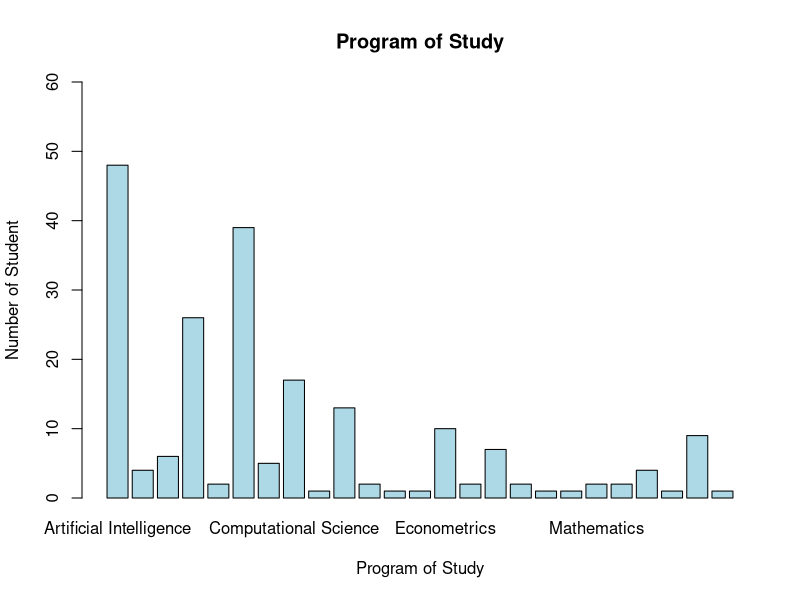
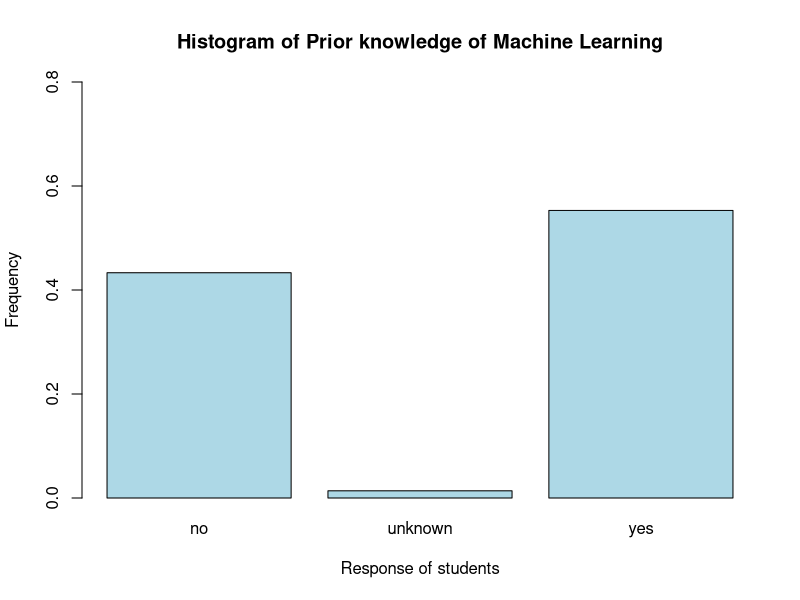
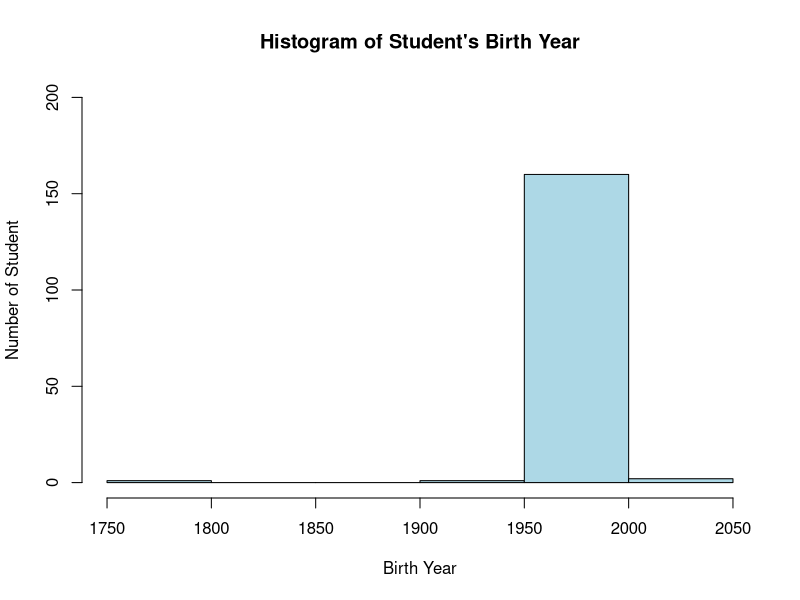
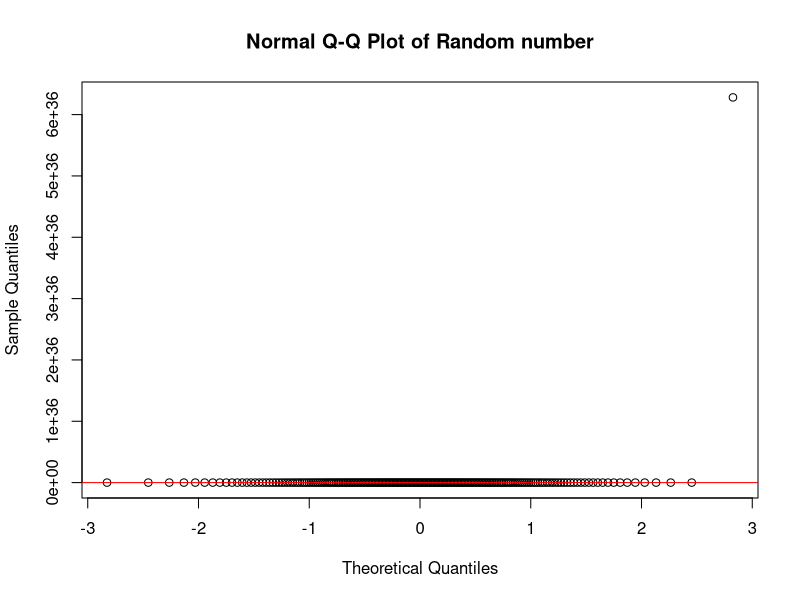
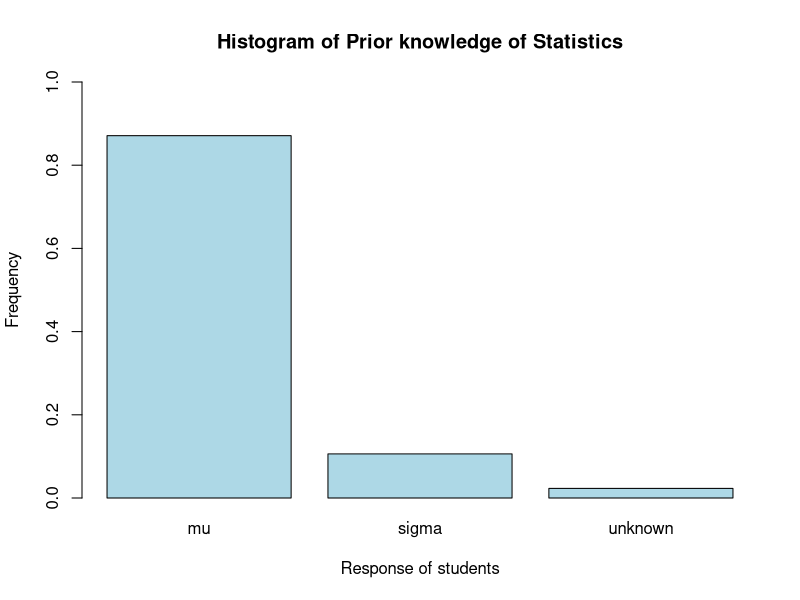

R code for these plots, in order:


odi_data <- read.csv("ODI-2018_clean.csv")
odi_data

odi_data <- odi_data[-c (1),]
odi_data

attach(odi_data)



barplot(table(What.programme.are.you.in.), main="Program of Study",
        xlab="Program of Study",
        ylab="Number of Student",
        col="lightblue",
        ylim = c(0,60))
# Such diverse group of students = 26 different study backgroud
# Artifitial Intelliegence = 48 (max number of students)
# One invalid entry found in the program of study field (i.e 12-05-1995)

# Total number of records : 218 
# Real record : 217. 1st record : empty (maybe for header!)
# Total number of attributes: 16
# More male(150) students are taking this course compared to female(63)
# Gender unknown : 4  




ml = as.factor(Have.you.taken.a.course.on.machine.learning.)
barplot(prop.table(table(ml)),  main="Histogram of Prior knowledge of Machine Learning",
        xlab= "Response of students",
        ylab="Frequency",
        col="lightblue",
        ylim = c(0, 0.8))
# Taken Machine Learning : yes = 120, No = 94, Unknown = 3
# Highest frequency = Yes (~0.6)

byr = as.numeric(birth_year)
hist(byr, main="Histogram of Student's Birth Year",
     xlab="Birth Year",
     ylab="Number of Student",
     col="lightblue",
     ylim = c(0,200))
# Birth Year : Na = 53(max), some interesting input = 1768, 1931, 2000, 2018
# majority of student have birthyear = (1950 - 2000)
# (1750-1800) = 1 student, (1900-1950) = 1, (2000-2050) = 3


qqnorm(as.numeric(Give.a.random.number), main = "Normal Q-Q Plot of Random number")
qqline(as.numeric(Give.a.random.number), col = 'red')
# doesn't seem normal. rather it seems like stepped!
# highest frequency = 7
# Max limit was 100 but there are some strange/invalid input for example : rnorm(n=1,mu=12,sigma=1)


### Have you taken statistics ###

stat = as.factor(Have.you.taken.a.course.on.statistics.)
barplot(prop.table(table(stat)),  main="Histogram of Prior knowledge of Statistics",
        xlab= "Response of students",
        ylab="Frequency",
        col="lightblue",
        ylim = c(0, 1))
# Highest frequency = Yes (~0.85)
# yes = 189, No = 23, Unknown = 5
